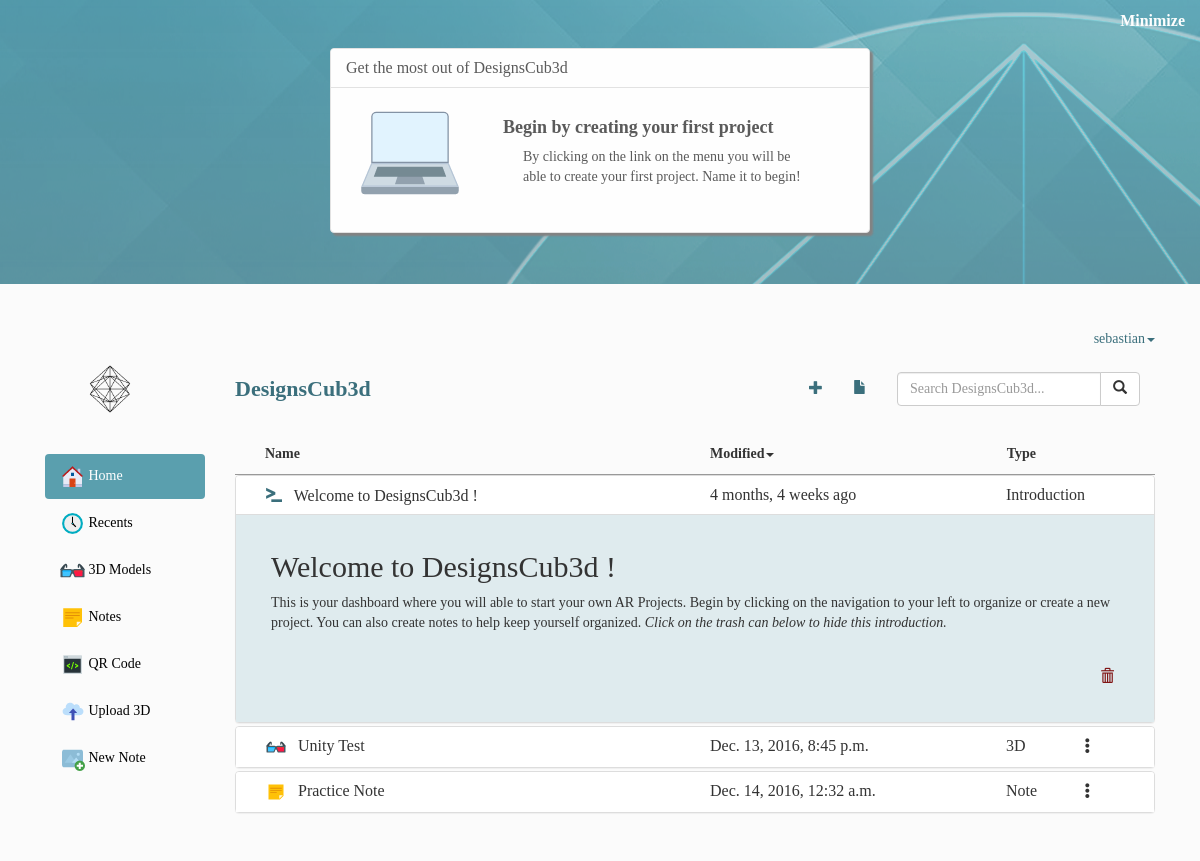
/user/sebastian/ (signed in), run on an earlier commit of the app's database.
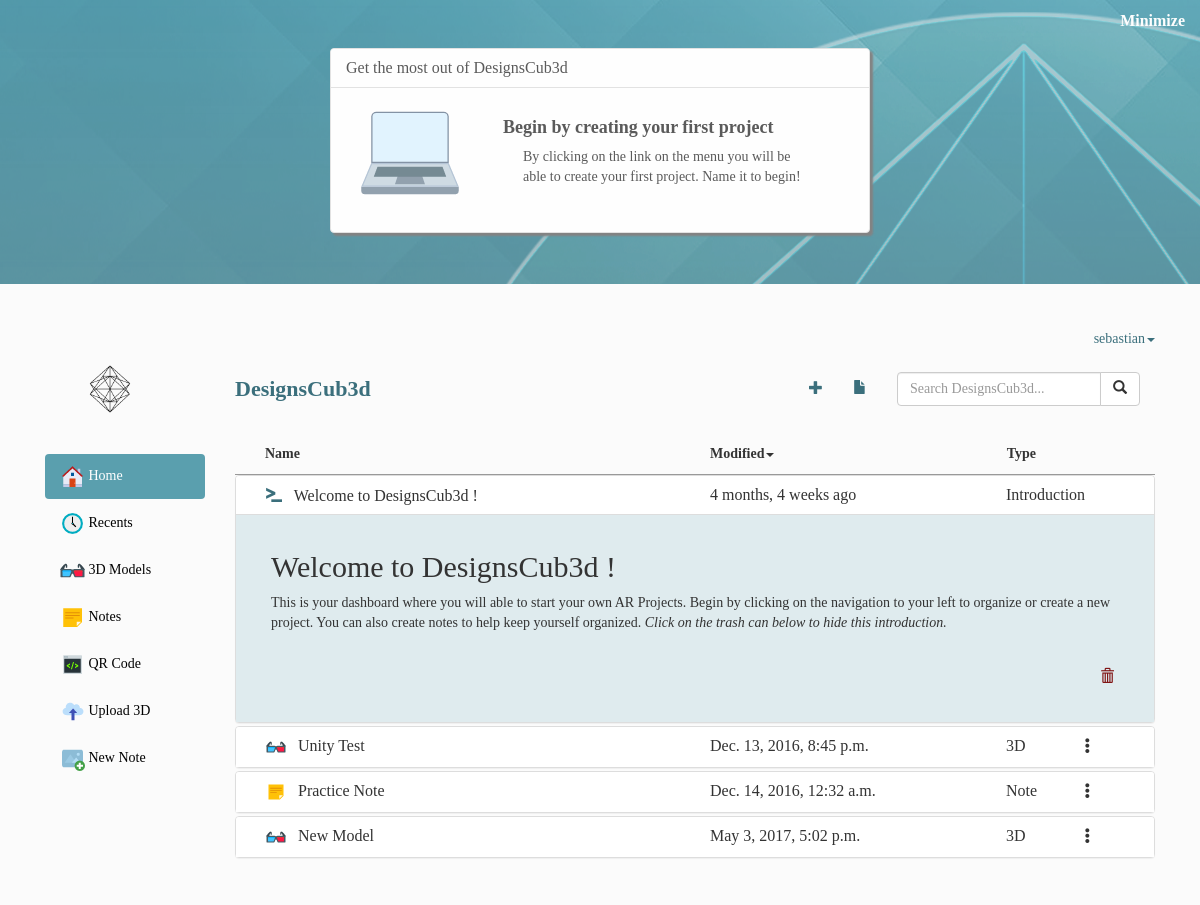
And on a later commit of the database.
### main_app/models.py (models this page shows, shortened)
class Project(models.Model):
    user = models.ForeignKey(User)
    slug = models.SlugField(unique=True)
    name = models.CharField(max_length=100)
    timestamp = models.DateTimeField(auto_now_add=True)
    content = models.TextField(blank=True)
    document = models.FileField(upload_to='project_files', verbose_name='document')
    item_type = 'project'

class Note(models.Model):
    user = models.ForeignKey(User)
    name = models.CharField(max_length=100)
    slug = models.SlugField(unique=True)
    timestamp = models.DateTimeField(auto_now_add=True)
    note = models.TextField()
    item_type = 'note'

### main_app/views.py (the view)
# urls.py: url(r'^user/(\w+)/$', views.profile, name='profile'),
def profile(request, username):
    projects = Project.objects.all().order_by('-timestamp')
    notes = Note.objects.all().order_by('-timestamp')
    comments = Comment.objects.all().order_by('-timestamp')
    comment_form = CommentForm()
    project_form = ProjectForm()
    note_form = NoteForm()
    update_note_form = NoteForm()
    dashboard_list = sorted(
        chain(projects, notes),
        key=attrgetter('timestamp'))
    reverse_dashboard_list = sorted(
        chain(projects, notes),
        key=attrgetter('timestamp'), reverse=True)
    query = request.GET.get('query')
    if query:
        dashboard_list = notes.filter(
           Q(note__icontains=query) | Q(name__icontains=query)
        ).order_by('-timestamp').distinct() or projects.filter(
           Q(name__icontains=query) | Q(content__icontains=query)
        ).order_by('-timestamp').distinct()
    context = {
        'comment_form':comment_form,
        'projects':projects,
        'notes':notes,
        'comments':comments,
        'dashboard_list':dashboard_list,
        'reverse_dashboard_list':reverse_dashboard_list,
        'project_form':project_form,
        'note_form': note_form,
        'update_note_form':update_note_form,
    }
    return render(request, 'profile.html', context)

### main_app/forms.py
class CommentForm(forms.ModelForm):
    comment = forms.CharField(
        label=False,
        widget=forms.TextInput(
            attrs={'class': 'form-control', 'placeholder': 'Comment...'}))
    class Meta:
        model = Comment
        fields = ['comment']

class ProjectForm(forms.ModelForm):
    name = forms.CharField(
        label='3D Model Name',
        max_length=100,
        widget=forms.TextInput(
            attrs={'class': 'form-control', 'placeholder': '3D Model Name' }))
    class Meta:
        model = Project
        fields = ['name', 'document']

### main_app/templates/profile.html (shortened to what this page needs)
{% extends 'guide.html' %}
{% load staticfiles %}
{% load bootstrap3 %}
{% block content %}
<div class="jumbotron guide-jumbotron">
    <div class="minimize">Minimize</div>
    <div class="panel panel-default guide-panel">
        <div class="panel-heading">
            <h3 class="panel-title">Get the most out of DesignsCub3d</h3>
        </div>
        <div class="panel-body" id="minimize-body">
            <div class="col-sm-3">
                <img src="/static/images/Laptop-100.png">
            </div>
            <div class="col-sm-9">
                <div class="guide-heading">
                    <h3>Begin by creating your first project</h3>
                    <p>By clicking on the link on the menu you will be able to create your first project. Name it to begin!</p>
                </div>
            </div>
        </div>
    </div>
</div>
<div class="container">
    <nav class="navbar navbar-default account-nav">
        <div class="container-fluid">
            <ul class="nav navbar-nav navbar-right">
                <li class="dropdown">
                    <a id="account-menu" href="#" class="dropdown-toggle" data-toggle="dropdown" data-hover="dropdown" data-delay="1000" data-close-others="false">
                        {{ user }}<span class="caret"></span>
                    </a>
                </li>
            </ul>
        </div>
    </nav>
    <div class="col-sm-2">
        <div class="heading">
            <a href="{% url 'profile' user %}"><img src="/static/images/B4.png"></a>
        </div>
        <br/><br/>
        <ul class="nav nav-pills nav-stacked">
            <li class="active">
                <a data-toggle="pill" href="#home">
                    <img src="/static/images/Home-25.png"> Home
                </a>
            </li>
            <li>
                <a data-toggle="pill" href="#recents">
                    <img src="/static/images/Clock-25.png"> Recents
                </a>
            </li>
            <li>
                <a data-toggle="pill" href="#projects">
                    <img src="/static/images/3d-Glasses-25.png"> 3D Models
                </a>
            </li>
            <li>
                <a data-toggle="pill" href="#notes">
                    <img src="/static/images/Note-25.png"> Notes
                </a>
            </li>
            <li>
                <a data-toggle="pill" href="#qr-code">
                    <img src="/static/images/Code-25.png"> QR Code
                </a>
            </li>
            <li>
                <a class="new-project" data-toggle="pill" href="#">
                    <img src="/static/images/upload-25.png"> Upload 3D
                </a>
            </li>
            <li>
                <a class="new-note" data-toggle="pill" href="#">
                    <img src="/static/images/new-proj.png"> New Note
                </a>
            </li>
        </ul>
    </div>
    <div class="col-sm-10">
        <nav class="navbar navbar-default profile-nav">
            <div class="container-fluid">
                <div class="navbar-header">
                    <div class="med-nav">DesignsCub3d</div>
                </div>
                <form class="navbar-form navbar-right" method="GET" action="">
                    <div class="input-group">
                        <input type="text" name="query" id="search-bar" class="form-control" placeholder="Search DesignsCub3d..." value="{{ request.get.query }}">
                        <span class="input-group-btn">
                            <button class="btn btn-default" type="button"><span class="glyphicon glyphicon-search"></span></button>
                        </span>
                    </div>
                </form>
                <div class="nav navbar-nav navbar-right">
                    <ul class="profile-nav-items">
                        <div class="col-sm-6">
                            <li data-toggle="tooltip" data-placement="top" title="New Project" class="plus"><span class="glyphicon glyphicon-plus"></span></li>
                        </div>
                        <div class="col-sm-6">
                            <li data-toggle="tooltip" data-placement="top" title="New Note" class="note"><span class="glyphicon glyphicon-file"></span></li>
                        </div>
                    </ul>
                </div>
            </div>
        </nav><br/>
        <div class="project-list-heading">
            <ul class="list-group project-list-heading">
                <li class="list-group-item">
                    <div class="container-fluid clear-gutter">
                        <div class="col-sm-6">
                            Name
                        </div>
                        <div class="col-sm-4">
                            Modified<span class="caret"></span>
                        </div>
                        <div class="col-sm-2">
                            Type
                        </div>
                    </div>
                </li>
            </ul>
        </div>
        <div class="tab-content">
            <div id="home" class="tab-pane fade in active">
                <div class="panel-group" id="accordion">
                    <div class="to-remove panel panel-default">
                        <div class="panel-heading">
                            <h4 class="panel-title">
                                <a class="accordion-toggle" data-toggle="collapse" data-parent="#accordion" href="#collapseOne">
                                    <div class="container-fluid clear-gutter">
                                        <div class="col-sm-6">
                                            <span class="glyphicon glyphicon-console" style="color: #3B6F7C;"></span> &nbsp; Welcome to DesignsCub3d !
                                        </div>
                                        <div class="col-sm-4">
                                            {{ user.date_joined|timesince }} ago
                                        </div>
                                        <div class="col-sm-2">
                                            Introduction
                                        </div>
                                    </div>
                                </a>
                            </h4>
                        </div>
                        <div id="collapseOne" class="panel-collapse collapse in">
                            <div class="panel-body intro-body">
                                <h2>Welcome to DesignsCub3d !</h2>
                                <p>This is your dashboard where you will able to start your own AR Projects. Begin by clicking on the navigation to your left to organize or create a new project. You can also create notes to help keep yourself organized. <em>Click on the trash can below to hide this introduction.</em></p>
                                <div class="note-nav">
                                    <span data-toggle="tooltip" data-placement="top" title="Remove Intro"  id="introduction-trash" class="glyphicon glyphicon-trash"></span>
                                </div>
                            </div>
                        </div>
                    </div>
                    {% for item in dashboard_list %}
                    {% if item.user == user %}
                    <div class="panel panel-default">
                        <div class="panel-heading">
                            <h4 class="panel-title">
                                <a class="accordion-toggle" data-toggle="collapse" data-parent="#accordion" href="#{{item.slug}}">
                                    <div class="container-fluid clear-gutter">
                                        <div class="col-sm-6">
                                            {% if item.item_type == 'project' %}
                                            <img src="/static/images/3d-Glasses-20.png"> &nbsp; {{ item.name|truncatechars:20 }}
                                            {% elif item.item_type == 'note' %}
                                            <img src="/static/images/Note-20.png"> &nbsp; {{ item.name|truncatechars:20 }}
                                            {% endif %}
                                        </div>
                                        <div class="col-sm-4">
                                            {{ item.timestamp }}
                                        </div>
                                        <div class="col-sm-1">
                                            {% if item.item_type == 'project' %}
                                            3D
                                            {% elif item.item_type == 'note' %}
                                            Note
                                            {% endif %}
                                        </div>
                                        <div class="col-sm-1">
                                            <span class="glyphicon glyphicon-option-vertical"></span>
                                        </div>
                                    </div>
                                </a>
                            </h4>
                        </div>
                    </div>
                    {% endif %}
                    {% endfor %}
                </div>
            </div>
        </div>
    </div>
</div>
{% endblock %}

### main_app/templates/guide.html (shortened to what this page needs)
{% load staticfiles %}
{% load bootstrap3 %}
<!DOCTYPE html>
<html>
    <head>
        <link rel="stylesheet" type="text/css" href="https://maxcdn.bootstrapcdn.com/bootstrap/3.3.7/css/bootstrap.min.css"/>
        <link rel="stylesheet" type="text/css" href="{% static 'css/bootstrap.min.css' %}" />
        <link rel="stylesheet" type="text/css" href="{% static 'css/main.css' %}" />
    </head>
    <body>
        {% block content %}
        {% endblock %}
        <div class="separator"></div>
    </body>
</html>

### main_app/static/css/main.css (style rules this page uses)
body { font-family: quicksand; background: #FBFBFB; overflow-x: hidden; }
body a { color: #000; }
h3 { padding-top: 0; margin-top: 0; }
form { font-family: quicksand; }
li { list-style-type: none !important; }
.navbar-nav li a { padding: 8px; }
.nav-pills > li.active > a, .nav-pills > li.active > a:focus, .nav-pills > li.active > a:hover { background: #5a9fae; }
nav { z-index: 1 !important; margin-bottom: 0px !important; background: white !important; }
.separator { height: 100px; }
nav.profile-nav { background: none !important; border: none !important; }
nav.account-nav { background: none !important; border: none !important; z-index: 2 !important; }
#account-menu { padding: 15px; color: #3B6F7C; }
.heading { height: 50px; }
.heading img { height: 50px; padding: 0 25px; }
ul.project-list-heading { font-weight: bold; border-bottom: 1px solid #999; margin-bottom: 0; }
li.list-group-item { background: none; border: 0; border-radius: 0 !important; list-style-type: none; }
ul.profile-nav-items { color: #3B6F7C; }
ul.profile-nav-items li { padding: 15px 0; list-style-type: none; }
.med-nav { color: #3B6F7C; font-size: 22px; font-weight: bold; position: absolute; top: 50%; left: 0; transform: translate(0, -50%); }
.clear-gutter { padding: 0 !important; margin: 0 !important; }
.guide-panel { box-shadow: 3px 3px 2px #666; position: relative; left: 50%; transform: translate(-50%, 0); width: 45%; }
.guide-panel img { position: relative; left: 50%; transform: translate(-50%, 0); }
.guide-jumbotron { opacity: 0.8; background: url("/static/images/L1.png"); box-shadow: 0 -2px 2px #333; }
.minimize { font-weight: bold; font-size: 16px; color: white; position: absolute; right: 15px; top: 10px; cursor: pointer; display: block; }
#minimize-body { display: block; }
.panel-heading { background: white !important; }
.guide-heading { padding: 15px; font-family: montserrat-light; }
.guide-heading h3 { font-size: 18px; font-weight: bold; }
.guide-heading p { font-size: 14px; }
.note-nav { text-align: right; }
.note-nav span { color: #801515; padding: 25px 25px 25px 50px; }
.intro-body { background: #DFEBEE; }
.intro-body h2, .intro-body p { padding: 0 20px; }
.panel { margin: 0 0 2.5px 0 !important; }
.panel-body h2, .panel-body p { padding: 0 20px; }

What changed in the data, as far as the page shows it:
added Project: name "New Model", timestamp "May 3, 2017, 5:02 p.m.", shows "3D"
